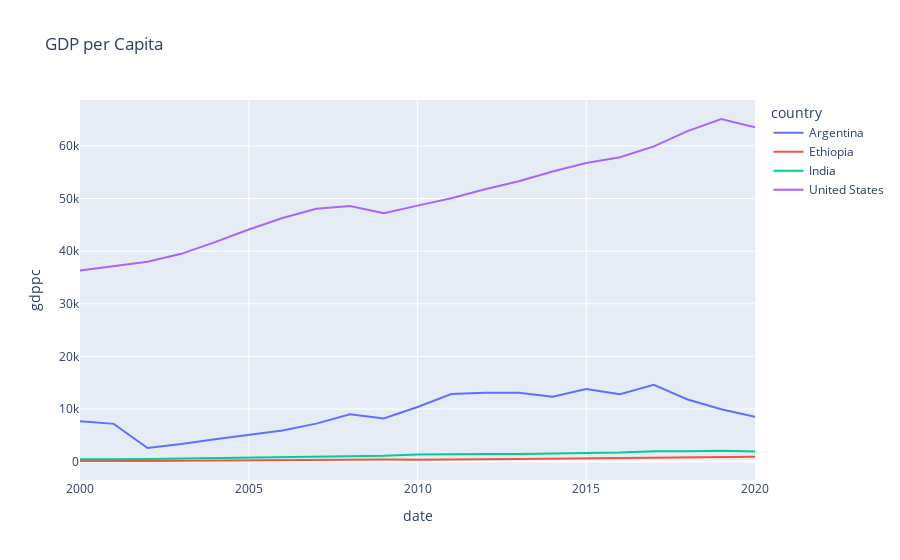
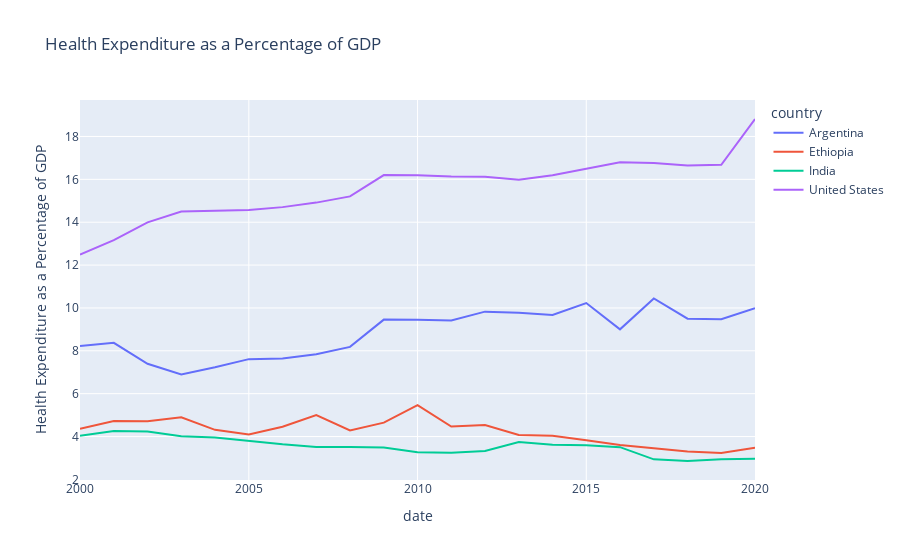

Source (notebook cell) for these figures, in order:
### Markdown cell above
### Plots of all indicators starting in 2000 unitl 2020

### Code cell
#GDP per capita
fig1 = px.line(df_gdp_filtered, x = 'date', y = 'gdppc', color = 'country', title = 'GDP per Capita')

#Health expenditure as a percentae of GDP
fig2 = px.line(df_health_filtered, x = 'date', y = 'Health Expenditure as a Percentage of GDP', color = 'country', title = 'Health Expenditure as a Percentage of GDP')

#Immunization
fig3 = px.line(df_health_filtered, x = 'date', y = 'Immunization', color = 'country', title = 'Immunization')

#Life Expectancy at Birth
fig4 = px.line(df_life_exp_filtered, x = 'date', y = 'Life Expectancy at Birth', color = 'country', title = 'Life Expectancy at Birth')

#Child Mortality
fig5 = px.line(df_life_exp_filtered, x = 'date', y = 'Child Mortality', color = 'country', title = 'Child Mortality')

# Maternal Mortality Rate
fig6 = px.line(df_immuni_childmortality_filtered, x = 'date', y = 'Maternal Mortality Rate', color = 'country', title = 'Maternal Mortality Rate')

fig1.show()
fig2.show()
fig3.show()
fig4.show()
fig5.show()
fig6.show()

### Figure 1 — Plotly figure (JSON) as saved in the notebook; plotly's stock layout.template omitted (floating-point values rounded to 4 significant figures)
{"data": [{"hovertemplate": "country=Argentina<br>date=%{x}<br>gdppc=%{y}<extra></extra>", "legendgroup": "Argentina", "line": {"color": "#636efa", "dash": "solid"}, "marker": {"symbol": "circle"}, "mode": "lines", "name": "Argentina", "orientation": "v", "showlegend": true, "type": "scatter", "x": ["2020-01-01T00:00:00", "2019-01-01T00:00:00", "2018-01-01T00:00:00", "2017-01-01T00:00:00", "2016-01-01T00:00:00", "2015-01-01T00:00:00", "2014-01-01T00:00:00", "2013-01-01T00:00:00", "2012-01-01T00:00:00", "2011-01-01T00:00:00", "2010-01-01T00:00:00", "2009-01-01T00:00:00", "2008-01-01T00:00:00", "2007-01-01T00:00:00", "2006-01-01T00:00:00", "2005-01-01T00:00:00", "2004-01-01T00:00:00", "2003-01-01T00:00:00", "2002-01-01T00:00:00", "2001-01-01T00:00:00", "2000-01-01T00:00:00"], "xaxis": "x", "y": [8496.0, 9964.0, 11800.0, 14610.0, 12790.0, 13790.0, 12330.0, 13080.0, 13080.0, 12850.0, 10390.0, 8184.0, 8978.0, 7211.0, 5891.0, 5087.0, 4258.0, 3333.0, 2579.0, 7169.0, 7667.0], "yaxis": "y"}, {"hovertemplate": "country=Ethiopia<br>date=%{x}<br>gdppc=%{y}<extra></extra>", "legendgroup": "Ethiopia", "line": {"color": "#EF553B", "dash": "solid"}, "marker": {"symbol": "circle"}, "mode": "lines", "name": "Ethiopia", "orientation": "v", "showlegend": true, "type": "scatter", "x": ["2020-01-01T00:00:00", "2019-01-01T00:00:00", "2018-01-01T00:00:00", "2017-01-01T00:00:00", "2016-01-01T00:00:00", "2015-01-01T00:00:00", "2014-01-01T00:00:00", "2013-01-01T00:00:00", "2012-01-01T00:00:00", "2011-01-01T00:00:00", "2010-01-01T00:00:00", "2009-01-01T00:00:00", "2008-01-01T00:00:00", "2007-01-01T00:00:00", "2006-01-01T00:00:00", "2005-01-01T00:00:00", "2004-01-01T00:00:00", "2003-01-01T00:00:00", "2002-01-01T00:00:00", "2001-01-01T00:00:00", "2000-01-01T00:00:00"], "xaxis": "x", "y": [918.7, 840.4, 758.3, 755.8, 705.6, 630.3, 557.5, 490.8, 458.6, 348.0, 335.4, 373.9, 320.9, 240.3, 191.8, 160.1, 134.5, 117.9, 110.5, 119.3, 123.0], "yaxis": "y"}, {"hovertemplate": "country=India<br>date=%{x}<br>gdppc=%{y}<extra></extra>", "legendgroup": "India", "line": {"color": "#00cc96", "dash": "solid"}, "marker": {"symbol": "circle"}, "mode": "lines", "name": "India", "orientation": "v", "showlegend": true, "type": "scatter", "x": ["2020-01-01T00:00:00", "2019-01-01T00:00:00", "2018-01-01T00:00:00", "2017-01-01T00:00:00", "2016-01-01T00:00:00", "2015-01-01T00:00:00", "2014-01-01T00:00:00", "2013-01-01T00:00:00", "2012-01-01T00:00:00", "2011-01-01T00:00:00", "2010-01-01T00:00:00", "2009-01-01T00:00:00", "2008-01-01T00:00:00", "2007-01-01T00:00:00", "2006-01-01T00:00:00", "2005-01-01T00:00:00", "2004-01-01T00:00:00", "2003-01-01T00:00:00", "2002-01-01T00:00:00", "2001-01-01T00:00:00", "2000-01-01T00:00:00"], "xaxis": "x", "y": [1913.0, 2050.0, 1974.0, 1958.0, 1714.0, 1590.0, 1560.0, 1438.0, 1434.0, 1450.0, 1351.0, 1097.0, 993.5, 1023.0, 802.0, 710.5, 624.1, 543.8, 468.8, 449.9, 442.0], "yaxis": "y"}, {"hovertemplate": "country=United States<br>date=%{x}<br>gdppc=%{y}<extra></extra>", "legendgroup": "United States", "line": {"color": "#ab63fa", "dash": "solid"}, "marker": {"symbol": "circle"}, "mode": "lines", "name": "United States", "orientation": "v", "showlegend": true, "type": "scatter", "x": ["2020-01-01T00:00:00", "2019-01-01T00:00:00", "2018-01-01T00:00:00", "2017-01-01T00:00:00", "2016-01-01T00:00:00", "2015-01-01T00:00:00", "2014-01-01T00:00:00", "2013-01-01T00:00:00", "2012-01-01T00:00:00", "2011-01-01T00:00:00", "2010-01-01T00:00:00", "2009-01-01T00:00:00", "2008-01-01T00:00:00", "2007-01-01T00:00:00", "2006-01-01T00:00:00", "2005-01-01T00:00:00", "2004-01-01T00:00:00", "2003-01-01T00:00:00", "2002-01-01T00:00:00", "2001-01-01T00:00:00", "2000-01-01T00:00:00"], "xaxis": "x", "y": [63530.0, 65120.0, 62820.0, 59910.0, 57870.0, 56760.0, 55120.0, 53290.0, 51780.0, 50070.0, 48650.0, 47190.0, 48570.0, 48050.0, 46300.0, 44120.0, 41720.0, 39490.0, 38000.0, 37130.0, 36330.0], "yaxis": "y"}], "layout": {"legend": {"title": {"text": "country"}, "tracegroupgap": 0}, "title": {"text": "GDP per Capita"}, "xaxis": {"anchor": "y", "domain": [0, 1], "title": {"text": "date"}}, "yaxis": {"anchor": "x", "domain": [0, 1], "title": {"text": "gdppc"}}}}

### Figure 2 — Plotly figure (JSON) as saved in the notebook; plotly's stock layout.template omitted (floating-point values rounded to 4 significant figures)
{"data": [{"hovertemplate": "country=Argentina<br>date=%{x}<br>Health Expenditure as a Percentage of GDP=%{y}<extra></extra>", "legendgroup": "Argentina", "line": {"color": "#636efa", "dash": "solid"}, "marker": {"symbol": "circle"}, "mode": "lines", "name": "Argentina", "orientation": "v", "showlegend": true, "type": "scatter", "x": ["2020-01-01T00:00:00", "2019-01-01T00:00:00", "2018-01-01T00:00:00", "2017-01-01T00:00:00", "2016-01-01T00:00:00", "2015-01-01T00:00:00", "2014-01-01T00:00:00", "2013-01-01T00:00:00", "2012-01-01T00:00:00", "2011-01-01T00:00:00", "2010-01-01T00:00:00", "2009-01-01T00:00:00", "2008-01-01T00:00:00", "2007-01-01T00:00:00", "2006-01-01T00:00:00", "2005-01-01T00:00:00", "2004-01-01T00:00:00", "2003-01-01T00:00:00", "2002-01-01T00:00:00", "2001-01-01T00:00:00", "2000-01-01T00:00:00"], "xaxis": "x", "y": [9.984, 9.472, 9.499, 10.44, 9.002, 10.23, 9.671, 9.781, 9.827, 9.418, 9.445, 9.456, 8.183, 7.835, 7.64, 7.611, 7.229, 6.895, 7.393, 8.372, 8.22], "yaxis": "y"}, {"hovertemplate": "country=Ethiopia<br>date=%{x}<br>Health Expenditure as a Percentage of GDP=%{y}<extra></extra>", "legendgroup": "Ethiopia", "line": {"color": "#EF553B", "dash": "solid"}, "marker": {"symbol": "circle"}, "mode": "lines", "name": "Ethiopia", "orientation": "v", "showlegend": true, "type": "scatter", "x": ["2020-01-01T00:00:00", "2019-01-01T00:00:00", "2018-01-01T00:00:00", "2017-01-01T00:00:00", "2016-01-01T00:00:00", "2015-01-01T00:00:00", "2014-01-01T00:00:00", "2013-01-01T00:00:00", "2012-01-01T00:00:00", "2011-01-01T00:00:00", "2010-01-01T00:00:00", "2009-01-01T00:00:00", "2008-01-01T00:00:00", "2007-01-01T00:00:00", "2006-01-01T00:00:00", "2005-01-01T00:00:00", "2004-01-01T00:00:00", "2003-01-01T00:00:00", "2002-01-01T00:00:00", "2001-01-01T00:00:00", "2000-01-01T00:00:00"], "xaxis": "x", "y": [3.481, 3.234, 3.304, 3.453, 3.6, 3.823, 4.034, 4.075, 4.54, 4.469, 5.466, 4.65, 4.281, 5.001, 4.458, 4.101, 4.313, 4.9, 4.713, 4.723, 4.365], "yaxis": "y"}, {"hovertemplate": "country=India<br>date=%{x}<br>Health Expenditure as a Percentage of GDP=%{y}<extra></extra>", "legendgroup": "India", "line": {"color": "#00cc96", "dash": "solid"}, "marker": {"symbol": "circle"}, "mode": "lines", "name": "India", "orientation": "v", "showlegend": true, "type": "scatter", "x": ["2020-01-01T00:00:00", "2019-01-01T00:00:00", "2018-01-01T00:00:00", "2017-01-01T00:00:00", "2016-01-01T00:00:00", "2015-01-01T00:00:00", "2014-01-01T00:00:00", "2013-01-01T00:00:00", "2012-01-01T00:00:00", "2011-01-01T00:00:00", "2010-01-01T00:00:00", "2009-01-01T00:00:00", "2008-01-01T00:00:00", "2007-01-01T00:00:00", "2006-01-01T00:00:00", "2005-01-01T00:00:00", "2004-01-01T00:00:00", "2003-01-01T00:00:00", "2002-01-01T00:00:00", "2001-01-01T00:00:00", "2000-01-01T00:00:00"], "xaxis": "x", "y": [2.959, 2.944, 2.858, 2.936, 3.504, 3.596, 3.62, 3.749, 3.329, 3.246, 3.272, 3.485, 3.515, 3.518, 3.635, 3.791, 3.957, 4.008, 4.24, 4.263, 4.035], "yaxis": "y"}, {"hovertemplate": "country=United States<br>date=%{x}<br>Health Expenditure as a Percentage of GDP=%{y}<extra></extra>", "legendgroup": "United States", "line": {"color": "#ab63fa", "dash": "solid"}, "marker": {"symbol": "circle"}, "mode": "lines", "name": "United States", "orientation": "v", "showlegend": true, "type": "scatter", "x": ["2020-01-01T00:00:00", "2019-01-01T00:00:00", "2018-01-01T00:00:00", "2017-01-01T00:00:00", "2016-01-01T00:00:00", "2015-01-01T00:00:00", "2014-01-01T00:00:00", "2013-01-01T00:00:00", "2012-01-01T00:00:00", "2011-01-01T00:00:00", "2010-01-01T00:00:00", "2009-01-01T00:00:00", "2008-01-01T00:00:00", "2007-01-01T00:00:00", "2006-01-01T00:00:00", "2005-01-01T00:00:00", "2004-01-01T00:00:00", "2003-01-01T00:00:00", "2002-01-01T00:00:00", "2001-01-01T00:00:00", "2000-01-01T00:00:00"], "xaxis": "x", "y": [18.82, 16.68, 16.64, 16.77, 16.79, 16.48, 16.19, 15.99, 16.12, 16.14, 16.2, 16.2, 15.2, 14.91, 14.7, 14.57, 14.55, 14.5, 13.99, 13.16, 12.49], "yaxis": "y"}], "layout": {"legend": {"title": {"text": "country"}, "tracegroupgap": 0}, "title": {"text": "Health Expenditure as a Percentage of GDP"}, "xaxis": {"anchor": "y", "domain": [0, 1], "title": {"text": "date"}}, "yaxis": {"anchor": "x", "domain": [0, 1], "title": {"text": "Health Expenditure as a Percentage of GDP"}}}}
